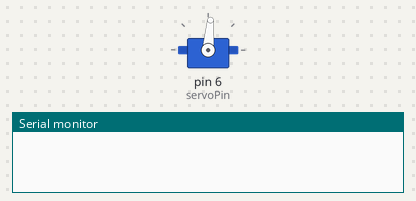
This sketch was run on a simulated Arduino Nano, built with avr-gcc and run on an emulated ATmega328P. Shown: servo, the last lines printed to the serial monitor. At 2.4 s the program stops and its outputs stay as they are.

Above: at 0.1 s.
At 2.15 s:
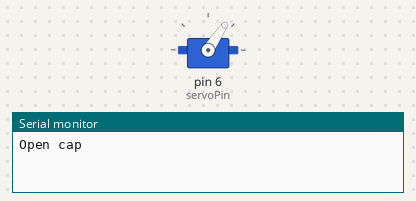
Timing chart, 0 to 3.9 s (numbered marks = the images above):
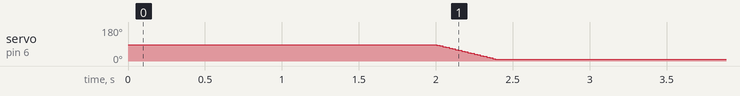

Measured:
- by itself, servo on pin 6 (servoPin): moves from 85° to 10° over 0.38 s

The sketch:

cap.ino
```cpp
#include <Servo.h>

//SETTINGS
//servo
int startAngle = 85;//больше число - ниже опускается
int stopAngle = 10; //меньше число - выше поднимается
int delayMilisec = 10;
int servoPin = 6; //D6

//distance sensor
int distanceSensorPin = A7;

Servo servo;


void setup()
{
  Serial.begin(9600);
  servo.attach(servoPin);
  servo.write(startAngle);
  delay(2000);
  pinMode(distanceSensorPin, INPUT);
}

bool isInitiated = false;
void loop()
{
  if(getSensorValue())
  {
    openCap();
    while(getSensorValue()){}//ждём пока уберёт руку
    delay(2000); //после того как убрали руку задержка
  }
  else
  {
    if(!isInitiated) //при первом запуске не закрывать
    {
      isInitiated = true;
    }
    else
    {
      closeCap();
    }
    while(!getSensorValue())//ждём пока поднесёт руку
    {
      delay(10);
    }
  }
}

bool getSensorValue()
{
  int sum = 0;
  for(int i=0;i<10;i++)
  {
    sum += digitalRead(distanceSensorPin);
  }
  return sum == 0;
}

void closeCap()
{
  Serial.println("Close cap");
  for(int i=stopAngle;i<=startAngle;i++)
  {
    servo.write(i);
    delay(delayMilisec);
  }
}

void openCap()
{
  Serial.println("Open cap");
  for(int i=startAngle;i>=stopAngle;i--)
  {
    servo.write(i);
    delay(delayMilisec/2);
  }
}
```
